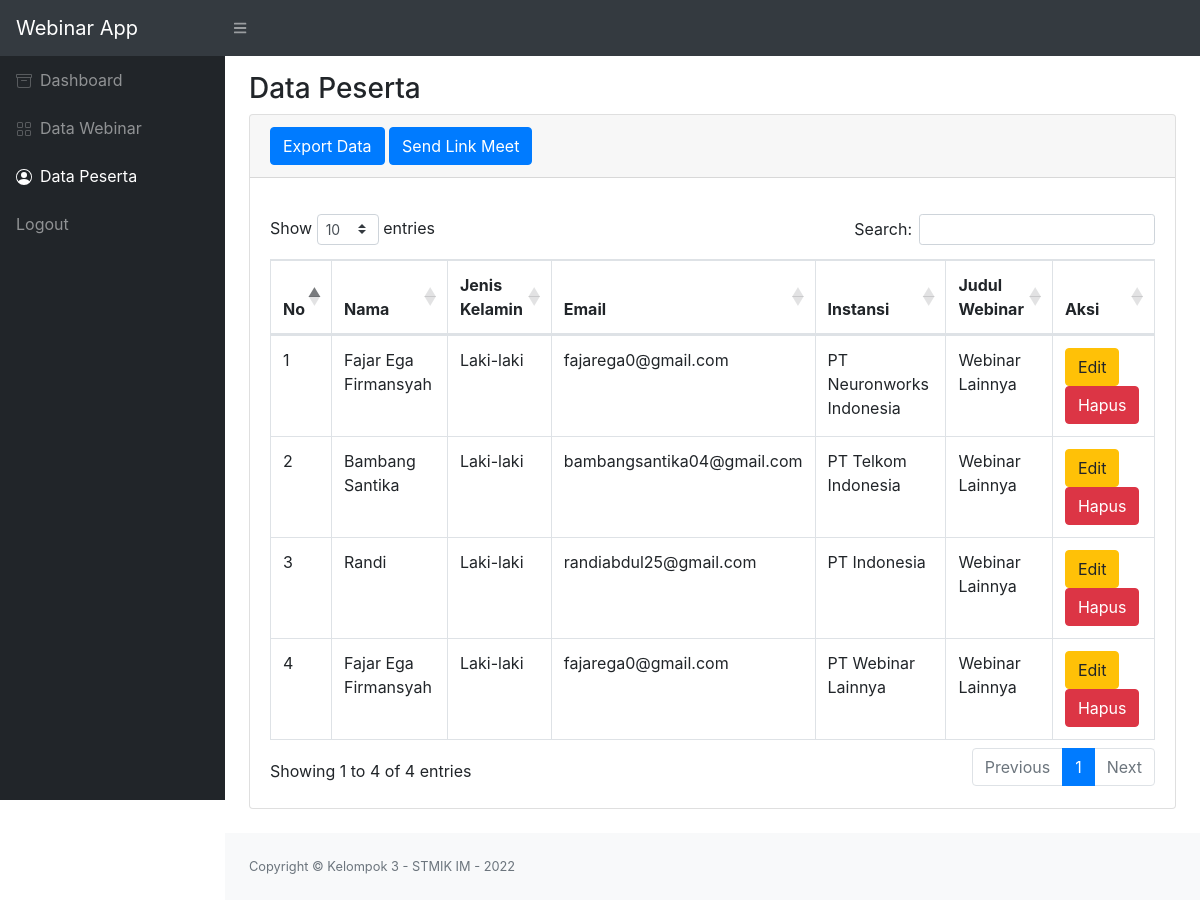
Page /data_peserta.php on the committed database.
### tables this page shows
CREATE TABLE `data_peserta` (
  `id` int(11) NOT NULL,
  `nama` varchar(200) NOT NULL,
  `jkel` varchar(16) NOT NULL,
  `email` varchar(100) NOT NULL,
  `instansi` varchar(200) NOT NULL
);

CREATE TABLE `data_webinar` (
  `id_webinar` int(11) NOT NULL,
  `judul_webinar` varchar(200) NOT NULL,
  `tgl_webinar` varchar(200) NOT NULL,
  `waktu_webinar` varchar(200) NOT NULL,
  `pemateri` varchar(200) NOT NULL,
  `link_webinar` varchar(200) NOT NULL
);

### tb_webinar.php (called while the page is built, shortened)
<?php
include("koneksi.php");
$ambilsemuadatawebinar = mysqli_query($conn, "select * from data_webinar");
while ($data = mysqli_fetch_array($ambilsemuadatawebinar)) {
    $judulwebinar = $data['judul_webinar'];
}

### data_peserta.php (the view, shortened to what this page needs)
<?php
include("koneksi.php");
include("tb_webinar.php");
?>
<!DOCTYPE html>
<html lang="en">
<head>
    <link href="css/styles.css" rel="stylesheet" />
    <link href="https://cdn.datatables.net/1.10.20/css/dataTables.bootstrap4.min.css" rel="stylesheet" />
</head>
<body class="sb-nav-fixed">
    <nav class="sb-topnav navbar navbar-expand navbar-dark bg-dark">
        <a class="navbar-brand" href="data_webinar.php">Webinar App</a>
        <button class="btn btn-link btn-sm order-1 order-lg-0" id="sidebarToggle" href="#"><i class="fas fa-bars"></i></button>
    </nav>
    <div id="layoutSidenav">
        <div id="layoutSidenav_nav">
            <nav class="sb-sidenav accordion sb-sidenav-dark" id="sidenavAccordion">
                <div class="sb-sidenav-menu">
                    <div class="nav">
                        <a class="nav-link" href="dashboard.php">
                            <div class="sb-nav-link-icon"></div>
                            Dashboard
                        </a>
                        <a class="nav-link" href="data_webinar.php">
                            <div class="sb-nav-link-icon"></i></div>
                            Data Webinar
                        </a>
                        <a class="nav-link active" href="data_peserta.php">
                            <div class="sb-nav-link-icon"></div>
                            Data Peserta
                        </a>
                        <a class="nav-link" href="logout.php">
                            Logout
                        </a>
                    </div>
                </div>
            </nav>
        </div>
        <div id="layoutSidenav_content">
            <main>
                <div class="container-fluid">
                    <h3 class="mt-3">Data Peserta</h3>
                    <div class="card mb-4">
                        <div class="card-header">
                            <a href="export.php" class="btn btn-primary">Export Data</a>
                            <a href="send_link.php" class="btn btn-primary">Send Link Meet</a>
                        </div>
                        <div class="card-body">
                            <div class="table-responsive mt-3">
                                <table class="table table-bordered" id="dataTable" width="100%" cellspacing="0">
                                    <thead>
                                        <tr>
                                            <th>No</th>
                                            <th>Nama</th>
                                            <th>Jenis Kelamin</th>
                                            <th>Email</th>
                                            <th>Instansi</th>
                                            <th>Judul Webinar</th>
                                            <th>Aksi</th>
                                        </tr>
                                    </thead>
                                    <tbody>
                                        <?php
                                        $ambilsemuadataadmin = mysqli_query($conn, "select * from data_peserta");
                                        $i = 1;
                                        while ($data = mysqli_fetch_array($ambilsemuadataadmin)) {
                                            $iduser = $data['id'];
                                            $nama = $data['nama'];
                                            $jk = $data['jkel'];
                                            $em = $data['email'];
                                            $in = $data['instansi'];
                                        ?>
                                            <tr>
                                                <td><?= $i++; ?></td>
                                                <td><?= $nama; ?></td>
                                                <td><?= $jk; ?></td>
                                                <td><?= $em; ?></td>
                                                <td><?= $in; ?></td>
                                                <td><?= $judulwebinar; ?></td>
                                                <td>
                                                    <button type="button" class="btn btn-warning" data-toggle="modal" data-target="#edit<?= $iduser; ?>">Edit</button>
                                                    <button type="button" class="btn btn-danger" data-toggle="modal" data-target="#delete<?= $iduser; ?>">Hapus</button>
                                                </td>
                                            </tr>
                                        <?php
                                        };
                                        ?>
                                    </tbody>
                                </table>
                            </div>
                        </div>
                    </div>
                </div>
            </main>
            <footer class="py-4 bg-light mt-auto">
                <div class="container-fluid">
                    <div class="d-flex align-items-center justify-content-between small">
                        <div class="text-muted">Copyright &copy; Kelompok 3 - STMIK IM - 2022</div>
                    </div>
                </div>
            </footer>
        </div>
    </div>
</body>
</html>

### rows in the picture
data_peserta: nama "Fajar Ega Firmansyah", jkel "Laki-laki", email "fajarega0@gmail.com", instansi "PT Neuronworks Indonesia"
data_webinar: judul_webinar "Webinar Lainnya"
data_peserta: nama "Bambang Santika", jkel "Laki-laki", email "bambangsantika04@gmail.com", instansi "PT Telkom Indonesia"
data_peserta: nama "Randi", jkel "Laki-laki", email "randiabdul25@gmail.com", instansi "PT Indonesia"
data_peserta: nama "Fajar Ega Firmansyah", jkel "Laki-laki", email "fajarega0@gmail.com", instansi "PT Webinar Lainnya"
